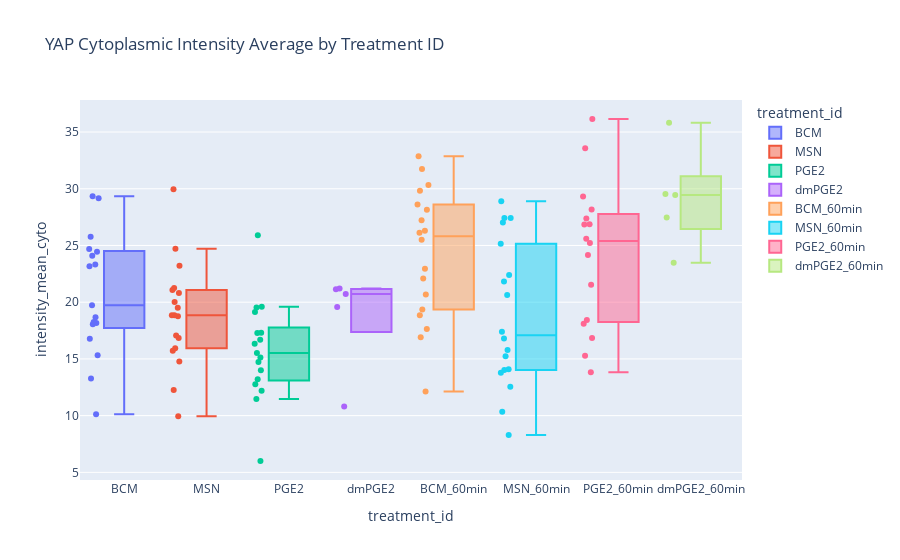

This figure's notebook cell:
### Code cell
# Create the box plot
fig = px.box(
    grouped_df,
    x='treatment_id',
    y='intensity_mean_cyto',
    color='treatment_id',
    points="all",  # Display all points
    hover_data=['experiment_id', 'mouse_id', 'replica_id'],
    title='YAP Cytoplasmic Intensity Average by Treatment ID'
)

# Show the plot
fig.show()

### Figure 1 — Plotly figure (JSON) as saved in the notebook; plotly's stock layout.template omitted (floating-point values rounded to 4 significant figures)
{"data": [{"alignmentgroup": "True", "boxpoints": "all", "customdata": [["RY20240607", "4541", "1"], ["RY20240607", "4541", "2"], ["RY20240607", "4541", "3"], ["RY20240607", "4541", "4"], ["RY20240607", "4541", "5"], ["RY20240607", "4541", "6"], ["RY20240608", "4543", "1"], ["RY20240608", "4543", "2"], ["RY20240608", "4543", "3"], ["RY20240608", "4543", "4"], ["RY20240608", "4543", "5"], ["RY20240608", "4543", "6"], ["RY20240611", "4544", "1"], ["RY20240611", "4544", "2"], ["RY20240611", "4544", "3"], ["RY20240611", "4544", "4"], ["RY20240611", "4544", "5"]], "hovertemplate": "treatment_id=%{x}<br>intensity_mean_cyto=%{y}<br>experiment_id=%{customdata[0]}<br>mouse_id=%{customdata[1]}<br>replica_id=%{customdata[2]}<extra></extra>", "legendgroup": "BCM", "marker": {"color": "#636efa"}, "name": "BCM", "notched": false, "offsetgroup": "BCM", "orientation": "v", "showlegend": true, "type": "box", "x": ["BCM", "BCM", "BCM", "BCM", "BCM", "BCM", "BCM", "BCM", "BCM", "BCM", "BCM", "BCM", "BCM", "BCM", "BCM", "BCM", "BCM"], "x0": " ", "xaxis": "x", "y": [18.24, 18.68, 15.32, 16.77, 18.17, 10.12, 18.05, 23.32, 23.17, 24.1, 19.72, 25.76, 29.33, 29.15, 24.44, 13.28, 24.69], "y0": " ", "yaxis": "y"}, {"alignmentgroup": "True", "boxpoints": "all", "customdata": [["RY20240607", "4541", "1"], ["RY20240607", "4541", "2"], ["RY20240607", "4541", "3"], ["RY20240607", "4541", "4"], ["RY20240607", "4541", "5"], ["RY20240607", "4541", "6"], ["RY20240608", "4543", "1"], ["RY20240608", "4543", "2"], ["RY20240608", "4543", "3"], ["RY20240608", "4543", "4"], ["RY20240608", "4543", "5"], ["RY20240608", "4543", "6"], ["RY20240608", "4543", "7"], ["RY20240611", "4544", "1"], ["RY20240611", "4544", "2"], ["RY20240611", "4544", "3"], ["RY20240611", "4544", "4"], ["RY20240611", "4544", "5"]], "hovertemplate": "treatment_id=%{x}<br>intensity_mean_cyto=%{y}<br>experiment_id=%{customdata[0]}<br>mouse_id=%{customdata[1]}<br>replica_id=%{customdata[2]}<extra></extra>", "legendgroup": "MSN", "marker": {"color": "#EF553B"}, "name": "MSN", "notched": false, "offsetgroup": "MSN", "orientation": "v", "showlegend": true, "type": "box", "x": ["MSN", "MSN", "MSN", "MSN", "MSN", "MSN", "MSN", "MSN", "MSN", "MSN", "MSN", "MSN", "MSN", "MSN", "MSN", "MSN", "MSN", "MSN"], "x0": " ", "xaxis": "x", "y": [15.95, 14.77, 20.8, 29.95, 23.21, 19.5, 21.07, 18.76, 12.25, 16.84, 9.954, 15.73, 24.71, 20.01, 17.07, 18.86, 18.85, 21.24], "y0": " ", "yaxis": "y"}, {"alignmentgroup": "True", "boxpoints": "all", "customdata": [["RY20240607", "4541", "1"], ["RY20240607", "4541", "2"], ["RY20240607", "4541", "3"], ["RY20240607", "4541", "4"], ["RY20240607", "4541", "5"], ["RY20240607", "4541", "6"], ["RY20240610", "4543", "1"], ["RY20240610", "4543", "2"], ["RY20240610", "4543", "3"], ["RY20240610", "4543", "4"], ["RY20240610", "4543", "5"], ["RY20240610", "4543", "6"], ["RY20240611", "4544", "1"], ["RY20240611", "4544", "2"], ["RY20240611", "4544", "3"], ["RY20240611", "4544", "4"], ["RY20240611", "4544", "5"]], "hovertemplate": "treatment_id=%{x}<br>intensity_mean_cyto=%{y}<br>experiment_id=%{customdata[0]}<br>mouse_id=%{customdata[1]}<br>replica_id=%{customdata[2]}<extra></extra>", "legendgroup": "PGE2", "marker": {"color": "#00cc96"}, "name": "PGE2", "notched": false, "offsetgroup": "PGE2", "orientation": "v", "showlegend": true, "type": "box", "x": ["PGE2", "PGE2", "PGE2", "PGE2", "PGE2", "PGE2", "PGE2", "PGE2", "PGE2", "PGE2", "PGE2", "PGE2", "PGE2", "PGE2", "PGE2", "PGE2", "PGE2"], "x0": " ", "xaxis": "x", "y": [16.33, 11.48, 17.31, 25.89, 17.28, 19.13, 19.61, 16.69, 13.21, 14.73, 15.51, 14.01, 12.2, 19.54, 12.78, 15.13, 6.001], "y0": " ", "yaxis": "y"}, {"alignmentgroup": "True", "boxpoints": "all", "customdata": [["RY20240610", "4543", "1"], ["RY20240610", "4543", "2"], ["RY20240610", "4543", "3"], ["RY20240610", "4543", "4"], ["RY20240610", "4543", "5"]], "hovertemplate": "treatment_id=%{x}<br>intensity_mean_cyto=%{y}<br>experiment_id=%{customdata[0]}<br>mouse_id=%{customdata[1]}<br>replica_id=%{customdata[2]}<extra></extra>", "legendgroup": "dmPGE2", "marker": {"color": "#ab63fa"}, "name": "dmPGE2", "notched": false, "offsetgroup": "dmPGE2", "orientation": "v", "showlegend": true, "type": "box", "x": ["dmPGE2", "dmPGE2", "dmPGE2", "dmPGE2", "dmPGE2"], "x0": " ", "xaxis": "x", "y": [10.79, 20.73, 21.2, 21.14, 19.57], "y0": " ", "yaxis": "y"}, {"alignmentgroup": "True", "boxpoints": "all", "customdata": [["RY20240611", "4541", "1"], ["RY20240611", "4541", "2"], ["RY20240611", "4541", "3"], ["RY20240611", "4541", "4"], ["RY20240612", "4541", "5"], ["RY20240612", "4541", "6"], ["RY20240612", "4543", "1"], ["RY20240612", "4543", "2"], ["RY20240612", "4543", "3"], ["RY20240613", "4543", "4"], ["RY20240613", "4543", "5"], ["RY20240613", "4543", "6"], ["RY20240618", "4544", "1"], ["RY20240618", "4544", "2"], ["RY20240618", "4544", "3"], ["RY20240618", "4544", "4"], ["RY20240618", "4544", "5"], ["RY20240618", "4544", "6"]], "hovertemplate": "treatment_id=%{x}<br>intensity_mean_cyto=%{y}<br>experiment_id=%{customdata[0]}<br>mouse_id=%{customdata[1]}<br>replica_id=%{customdata[2]}<extra></extra>", "legendgroup": "BCM_60min", "marker": {"color": "#FFA15A"}, "name": "BCM_60min", "notched": false, "offsetgroup": "BCM_60min", "orientation": "v", "showlegend": true, "type": "box", "x": ["BCM_60min", "BCM_60min", "BCM_60min", "BCM_60min", "BCM_60min", "BCM_60min", "BCM_60min", "BCM_60min", "BCM_60min", "BCM_60min", "BCM_60min", "BCM_60min", "BCM_60min", "BCM_60min", "BCM_60min", "BCM_60min", "BCM_60min", "BCM_60min"], "x0": " ", "xaxis": "x", "y": [22.95, 25.51, 20.67, 31.75, 17.63, 12.12, 26.31, 27.23, 19.36, 29.83, 22.1, 16.9, 28.14, 28.6, 18.84, 30.33, 32.86, 26.12], "y0": " ", "yaxis": "y"}, {"alignmentgroup": "True", "boxpoints": "all", "customdata": [["RY20240612", "4541", "1"], ["RY20240612", "4541", "2"], ["RY20240612", "4541", "3"], ["RY20240612", "4541", "4"], ["RY20240612", "4541", "5"], ["RY20240612", "4541", "6"], ["RY20240613", "4543", "1"], ["RY20240613", "4543", "2"], ["RY20240613", "4543", "3"], ["RY20240613", "4543", "4"], ["RY20240613", "4543", "5"], ["RY20240613", "4543", "6"], ["RY20240618", "4544", "1"], ["RY20240618", "4544", "2"], ["RY20240619", "4544", "3"], ["RY20240619", "4544", "4"], ["RY20240619", "4544", "5"], ["RY20240619", "4544", "6"]], "hovertemplate": "treatment_id=%{x}<br>intensity_mean_cyto=%{y}<br>experiment_id=%{customdata[0]}<br>mouse_id=%{customdata[1]}<br>replica_id=%{customdata[2]}<extra></extra>", "legendgroup": "MSN_60min", "marker": {"color": "#19d3f3"}, "name": "MSN_60min", "notched": false, "offsetgroup": "MSN_60min", "orientation": "v", "showlegend": true, "type": "box", "x": ["MSN_60min", "MSN_60min", "MSN_60min", "MSN_60min", "MSN_60min", "MSN_60min", "MSN_60min", "MSN_60min", "MSN_60min", "MSN_60min", "MSN_60min", "MSN_60min", "MSN_60min", "MSN_60min", "MSN_60min", "MSN_60min", "MSN_60min", "MSN_60min"], "x0": " ", "xaxis": "x", "y": [13.77, 8.293, 14.09, 16.79, 15.78, 14.02, 27.42, 20.62, 12.54, 10.34, 17.39, 22.39, 15.24, 27.02, 21.83, 28.89, 27.43, 25.15], "y0": " ", "yaxis": "y"}, {"alignmentgroup": "True", "boxpoints": "all", "customdata": [["RY20240612", "4541", "1"], ["RY20240612", "4541", "2"], ["RY20240612", "4541", "3"], ["RY20240612", "4541", "4"], ["RY20240612", "4541", "5"], ["RY20240614", "4543", "1"], ["RY20240614", "4543", "2"], ["RY20240614", "4543", "3"], ["RY20240614", "4543", "4"], ["RY20240614", "4543", "5"], ["RY20240619", "4544", "1"], ["RY20240619", "4544", "2"], ["RY20240619", "4544", "3"], ["RY20240619", "4544", "4"], ["RY20240619", "4544", "5"], ["RY20240619", "4544", "6"]], "hovertemplate": "treatment_id=%{x}<br>intensity_mean_cyto=%{y}<br>experiment_id=%{customdata[0]}<br>mouse_id=%{customdata[1]}<br>replica_id=%{customdata[2]}<extra></extra>", "legendgroup": "PGE2_60min", "marker": {"color": "#FF6692"}, "name": "PGE2_60min", "notched": false, "offsetgroup": "PGE2_60min", "orientation": "v", "showlegend": true, "type": "box", "x": ["PGE2_60min", "PGE2_60min", "PGE2_60min", "PGE2_60min", "PGE2_60min", "PGE2_60min", "PGE2_60min", "PGE2_60min", "PGE2_60min", "PGE2_60min", "PGE2_60min", "PGE2_60min", "PGE2_60min", "PGE2_60min", "PGE2_60min", "PGE2_60min"], "x0": " ", "xaxis": "x", "y": [13.83, 26.88, 25.6, 15.29, 16.83, 29.31, 21.54, 18.09, 26.84, 36.15, 33.57, 24.16, 27.39, 25.21, 28.17, 18.43], "y0": " ", "yaxis": "y"}, {"alignmentgroup": "True", "boxpoints": "all", "customdata": [["RY20240614", "4543", "1"], ["RY20240614", "4543", "2"], ["RY20240614", "4543", "3"], ["RY20240614", "4543", "4"], ["RY20240614", "4543", "5"]], "hovertemplate": "treatment_id=%{x}<br>intensity_mean_cyto=%{y}<br>experiment_id=%{customdata[0]}<br>mouse_id=%{customdata[1]}<br>replica_id=%{customdata[2]}<extra></extra>", "legendgroup": "dmPGE2_60min", "marker": {"color": "#B6E880"}, "name": "dmPGE2_60min", "notched": false, "offsetgroup": "dmPGE2_60min", "orientation": "v", "showlegend": true, "type": "box", "x": ["dmPGE2_60min", "dmPGE2_60min", "dmPGE2_60min", "dmPGE2_60min", "dmPGE2_60min"], "x0": " ", "xaxis": "x", "y": [35.81, 29.53, 27.45, 29.46, 23.47], "y0": " ", "yaxis": "y"}], "layout": {"boxmode": "overlay", "legend": {"title": {"text": "treatment_id"}, "tracegroupgap": 0}, "title": {"text": "YAP Cytoplasmic Intensity Average by Treatment ID"}, "xaxis": {"anchor": "y", "categoryarray": ["BCM", "MSN", "PGE2", "dmPGE2", "BCM_60min", "MSN_60min", "PGE2_60min", "dmPGE2_60min"], "categoryorder": "array", "domain": [0, 1], "title": {"text": "treatment_id"}}, "yaxis": {"anchor": "x", "domain": [0, 1], "title": {"text": "intensity_mean_cyto"}}}}
